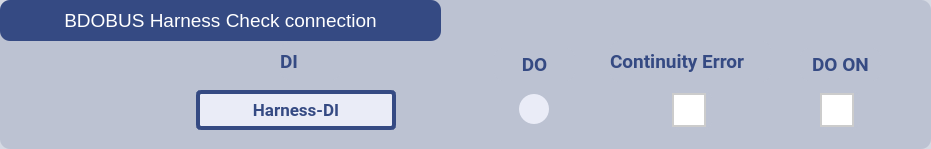
  <widget class="QGroupBox" name="groupBox">
   <property name="geometry">
    <rect>
     <x>490</x>
     <y>83</y>
     <width>931</width>
     <height>149</height>
    </rect>
   </property>
   <property name="styleSheet">
    <string notr="true">background:color rgb(150,160,186,40%);
border-radius:10px;</string>
   </property>
   <property name="title">
    <string/>
   </property>
   <widget class="QLabel" name="lblHarnessLED">
    <property name="geometry">
     <rect>
      <x>519</x>
      <y>94</y>
      <width>30</width>
      <height>30</height>
     </rect>
    </property>
    <property name="styleSheet">
     <string notr="true">background:rgb(234, 236, 247);
border-radius:15px;</string>
    </property>
    <property name="text">
     <string/>
    </property>
   </widget>
   <widget class="QPushButton" name="pbHarness">
    <property name="geometry">
     <rect>
      <x>0</x>
      <y>0</y>
      <width>441</width>
      <height>41</height>
     </rect>
    </property>
    <property name="font">
     <font>
      <pointsize>14</pointsize>
     </font>
    </property>
    <property name="styleSheet">
     <string notr="true">background-color: rgb(53, 74, 131); 
color: rgb(255, 255, 255);</string>
    </property>
    <property name="text">
     <string>BDOBUS Harness Check connection</string>
    </property>
   </widget>
   <widget class="QCheckBox" name="ckHarnessContinutyError">
    <property name="geometry">
     <rect>
      <x>672</x>
      <y>90</y>
      <width>40</width>
      <height>40</height>
     </rect>
    </property>
    <property name="font">
     <font>
      <pointsize>-1</pointsize>
     </font>
    </property>
    <property name="styleSheet">
     <string notr="true">QCheckBox {
    spacing: 18px; /* Adjust spacing between the checkbox and text */
    font-size: 28px; /* Set the font size */
    background-color: rgba(150, 160, 186, 1%); /* Background color */
 color:rgb(53,74, 131);
}

QCheckBox::indicator {
    width: 30px; /* Adjust the width of the checkbox indicator */
    height: 30px; /* Adjust the height of the checkbox indicator */
    border-radius: 30px; /* Make the indicator circular */
    border: 2px solid #cccccc; /* Add a border around the indicator */
color:rgb(53,74, 131);
}

QCheckBox::indicator:checked {
    background-color: #000000; /* Change the background color of the indicator when checked */
    border: 2px solid #ffffff; /* Add a border around the indicator when checked */
color:rgb(53,74, 131);
}

QCheckBox::indicator:unchecked {
    background-color: #ffffff; /* Change the background color of the indicator when unchecked */
color:rgb(53,74, 131);
}
</string>
    </property>
    <property name="text">
     <string/>
    </property>
   </widget>
   <widget class="QLabel" name="label_103">
    <property name="geometry">
     <rect>
      <x>280</x>
      <y>42</y>
      <width>61</width>
      <height>38</height>
     </rect>
    </property>
    <property name="font">
     <font>
      <family>Roboto</family>
      <pointsize>14</pointsize>
      <weight>75</weight>
      <bold>true</bold>
     </font>
    </property>
    <property name="styleSheet">
     <string notr="true">background:color rgb(150,160,186,1%);
color:rgb(53,74, 131);</string>
    </property>
    <property name="text">
     <string>DI</string>
    </property>
   </widget>
   <widget class="QLabel" name="label_104">
    <property name="geometry">
     <rect>
      <x>494</x>
      <y>48</y>
      <width>81</width>
      <height>33</height>
     </rect>
    </property>
    <property name="font">
     <font>
      <family>Roboto</family>
      <pointsize>14</pointsize>
      <weight>75</weight>
      <bold>true</bold>
     </font>
    </property>
    <property name="styleSheet">
     <string notr="true">background:color rgb(150,160,186,1%);
color:rgb(53,74, 131);</string>
    </property>
    <property name="text">
     <string>DO</string>
    </property>
    <property name="alignment">
     <set>Qt::AlignCenter</set>
    </property>
   </widget>
   <widget class="QLabel" name="label_105">
    <property name="geometry">
     <rect>
      <x>610</x>
      <y>41</y>
      <width>161</width>
      <height>41</height>
     </rect>
    </property>
    <property name="font">
     <font>
      <family>Roboto</family>
      <pointsize>14</pointsize>
      <weight>75</weight>
      <bold>true</bold>
     </font>
    </property>
    <property name="styleSheet">
     <string notr="true">background:color rgb(150,160,186,1%);
color:rgb(53,74, 131);</string>
    </property>
    <property name="text">
     <string>Continuity Error</string>
    </property>
   </widget>
   <widget class="QLabel" name="lblHarness">
    <property name="geometry">
     <rect>
      <x>196</x>
      <y>90</y>
      <width>200</width>
      <height>40</height>
     </rect>
    </property>
    <property name="font">
     <font>
      <family>Roboto</family>
      <pointsize>13</pointsize>
      <weight>75</weight>
      <bold>true</bold>
     </font>
    </property>
    <property name="styleSheet">
     <string notr="true">background:rgb(234, 236, 247);
border: 4px solid rgb(53,74, 131);
color:rgb(53,74, 131);
border-radius:5px;



</string>
    </property>
    <property name="text">
     <string>Harness-DI</string>
    </property>
    <property name="alignment">
     <set>Qt::AlignCenter</set>
    </property>
   </widget>
   <widget class="QCheckBox" name="ckHarnessContinutyError_2">
    <property name="geometry">
     <rect>
      <x>820</x>
      <y>90</y>
      <width>40</width>
      <height>40</height>
     </rect>
    </property>
    <property name="font">
     <font>
      <pointsize>-1</pointsize>
     </font>
    </property>
    <property name="styleSheet">
     <string notr="true">QCheckBox {
    spacing: 18px; /* Adjust spacing between the checkbox and text */
    font-size: 28px; /* Set the font size */
    background-color: rgba(150, 160, 186, 1%); /* Background color */
 color:rgb(53,74, 131);
}

QCheckBox::indicator {
    width: 30px; /* Adjust the width of the checkbox indicator */
    height: 30px; /* Adjust the height of the checkbox indicator */
    border-radius: 30px; /* Make the indicator circular */
    border: 2px solid #cccccc; /* Add a border around the indicator */
color:rgb(53,74, 131);
}

QCheckBox::indicator:checked {
    background-color: #000000; /* Change the background color of the indicator when checked */
    border: 2px solid #ffffff; /* Add a border around the indicator when checked */
color:rgb(53,74, 131);
}

QCheckBox::indicator:unchecked {
    background-color: #ffffff; /* Change the background color of the indicator when unchecked */
color:rgb(53,74, 131);
}
</string>
    </property>
    <property name="text">
     <string/>
    </property>
   </widget>
   <widget class="QLabel" name="label_106">
    <property name="geometry">
     <rect>
      <x>800</x>
      <y>48</y>
      <width>81</width>
      <height>33</height>
     </rect>
    </property>
    <property name="font">
     <font>
      <family>Roboto</family>
      <pointsize>14</pointsize>
      <weight>75</weight>
      <bold>true</bold>
     </font>
    </property>
    <property name="styleSheet">
     <string notr="true">background:color rgb(150,160,186,1%);
color:rgb(53,74, 131);</string>
    </property>
    <property name="text">
     <string>DO ON</string>
    </property>
    <property name="alignment">
     <set>Qt::AlignCenter</set>
    </property>
   </widget>
  </widget>
